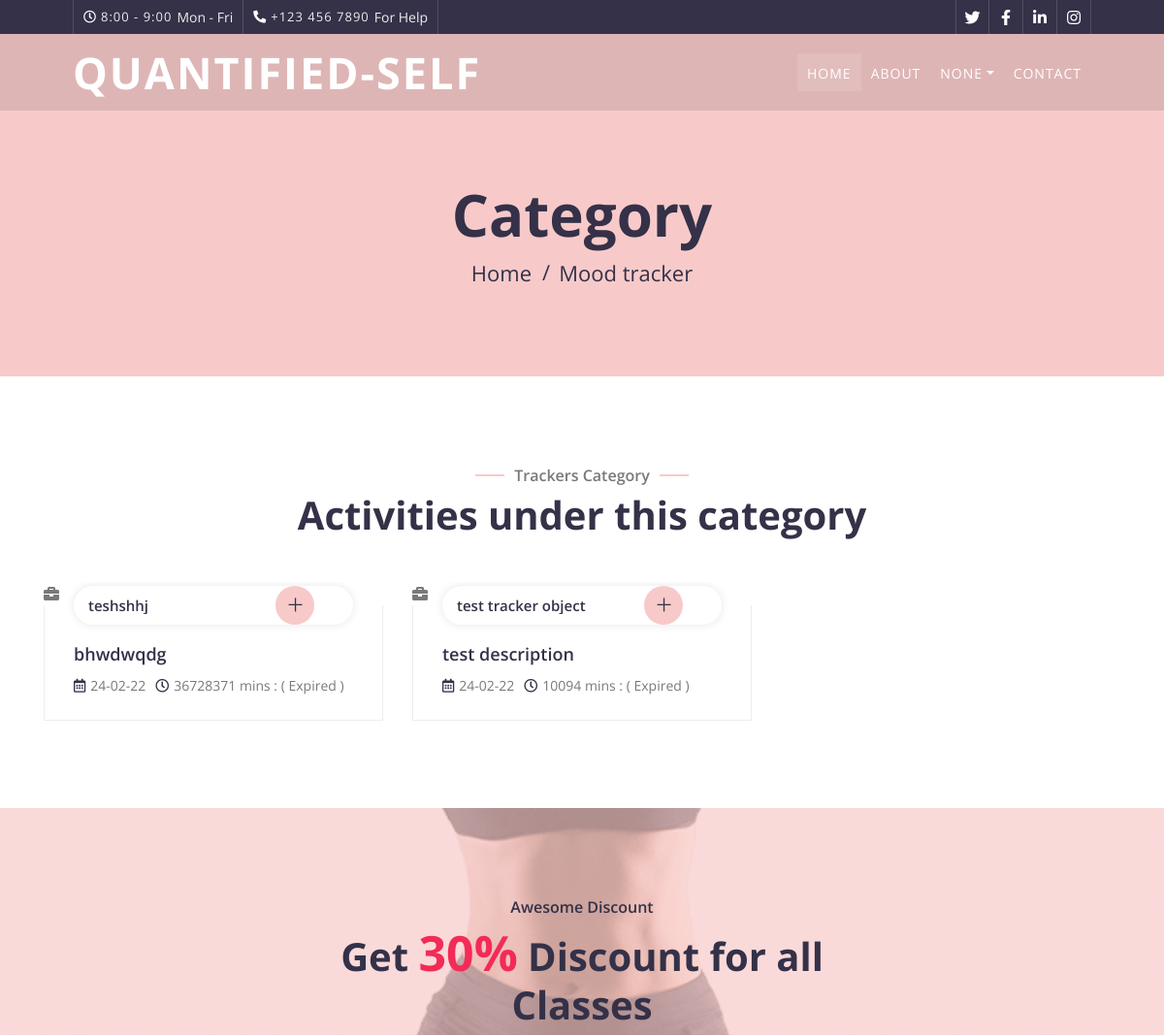
Before: /category/1 (signed in, upper part) with the older database file.
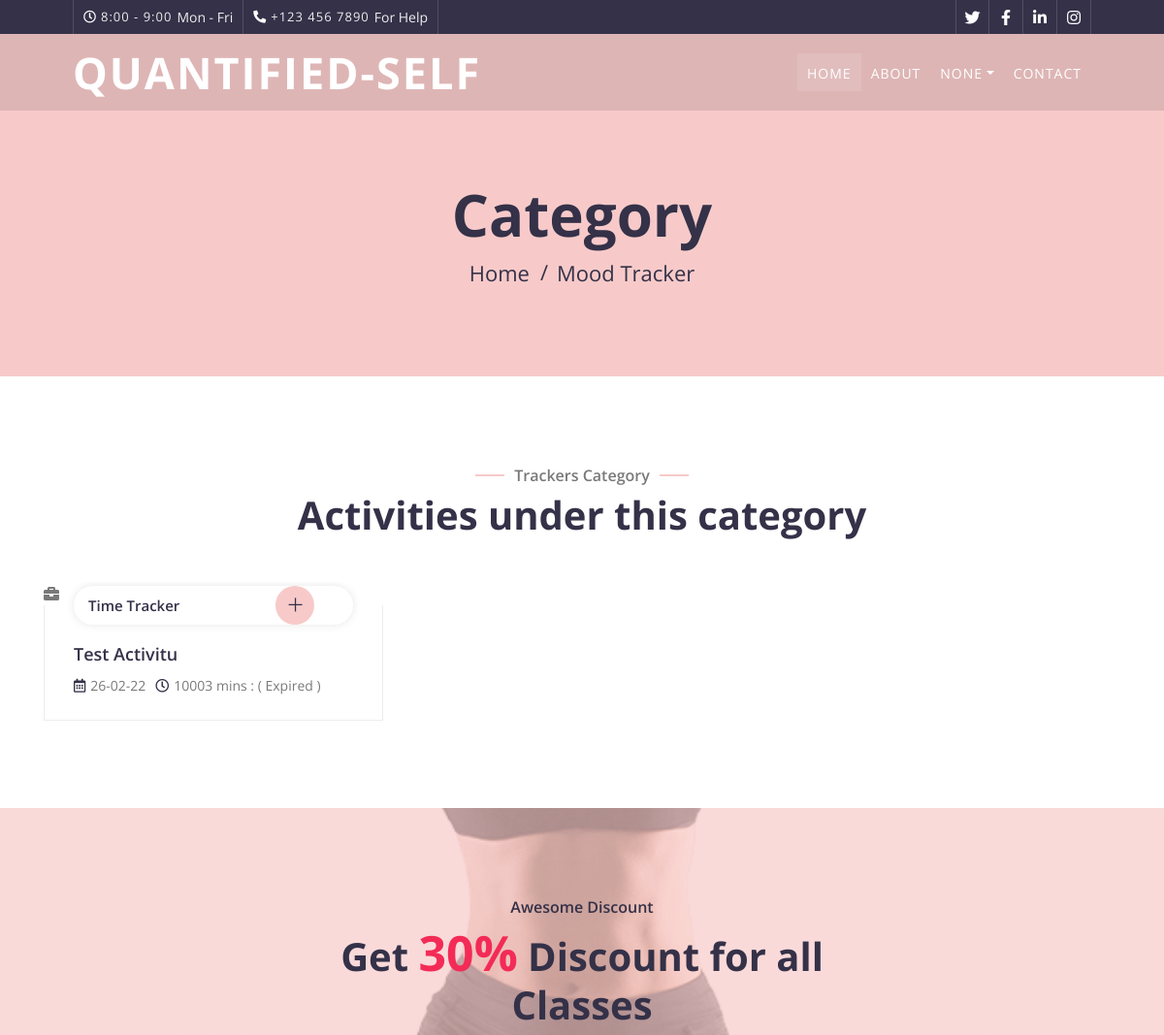
After: the same page with the newer database file.
### app/models/tracker.py (models this page shows, shortened)
class TrackerCategory(db.Model):
    __tablename__ = 'category'
    id = db.Column(db.Integer, primary_key=True, index=True)
    title = db.Column(db.String(300), unique=True)
    description = db.Column(db.Text)
    tracker = db.relationship('Tracker', backref='category', lazy='dynamic')
    created_at = db.Column(db.DateTime, default=datetime.now())
    updated_at = db.Column(db.DateTime, default=func.now())

class Tracker(db.Model):
    __tablename__ = 'tracker'
    id = db.Column(db.Integer, primary_key=True, index=True)
    title = db.Column(db.String(300))
    description = db.Column(db.Text)
    tracker_type = db.Column(db.String(100), unique=True)
    active = db.Column(db.Boolean, default=False, index=True)
    user_id = db.Column(db.Integer, db.ForeignKey('users.id', ondelete="CASCADE"))
    timestamp = db.Column(db.Integer)
    category_id = db.Column(db.Integer, db.ForeignKey('category.id'))
    created_at = db.Column(db.DateTime, default=datetime.now())
    updated_at = db.Column(db.DateTime, default=func.now())
    @property
    def archive_log(self):
        now = datetime.now()
        if now - self.updated_at > datetime.timedelta(minutes=self.timestamp):
            self.active = False
            db.session.add(self)
            db.session.commit()
            return False
        else:
            return True
    @property
    def is_active(self):
        return self.archive_log()

### app/blueprints/main/views.py (the view)
@main.route('/category/<int:category_id>/<int:page>', methods=['GET'])
@main.route('/category/<int:category_id>', defaults={'page': 1}, methods=['GET'])
@login_required
def main_category(category_id, page):
    category = TrackerCategory.query.get(category_id)
    posts = Tracker.query.filter(Tracker.category.has(id=category.id)).order_by(Tracker.created_at.desc()).paginate(page, per_page=40)
    if category and posts:
        return render_template('pages/category-detail.html',posts=posts, category=category)

### app/models/user.py (called while the page is built)
@login_manager.user_loader
def load_user(user_id):
    return User.query.get(int(user_id))

### app/templates/pages/category-detail.html (shortened to what this page needs)
{% extends "layouts/base.html" %}
{% block content %}
        <div class="page-header">
            <div class="container">
                <div class="row">
                    <div class="col-12">
                        <h2>Category</h2>
                    </div>
                    <div class="col-12">
                        <a href="/">Home</a>
                        <a href="#">{{category.title}}</a>
                    </div>
                </div>
            </div>
        </div>
        <div class="class">
            <div class="container">
                <div class="section-header text-center wow zoomIn" data-wow-delay="0.1s">
                    <p>Trackers Category</p>
                    <h2>Activities under this category</h2>
                </div>
                <div class="row class-container">
                    {% for item in posts.items %}
                    <div class="col-lg-4 col-md-6 col-sm-12 class-item filter-1 wow fadeInUp" data-wow-delay="0.0s">
                        <div class="class-wrap">
                            <div class="class-img">
                                <i class="fa fa-briefcase" alt="Image"></i>
                            </div>
                            <div class="class-text">
                                <div class="class-teacher">
                                    <h3>{{item.title}}</h3>
                                    <a href="{{url_for('main.view_tracker', tracker_id=item.id, tracker_title=item.title)}}">+</a>
                                </div>
                                <h2>{{item.description[:40]}}</h2>
                                <div class="class-meta">
                                    <p><i class="far fa-calendar-alt"></i>{{item.created_at.strftime("%d-%m-%y")}}</p>
                                    <p><i class="far fa-clock"></i>{{item.timestamp}} mins : ( {% if item.is_active %}Active {% else %} Expired {% endif %})</p>
                                </div>
                            </div>
                        </div>
                    </div>
                   {% endfor %}
                </div>
            </div>
        </div>
        <div class="discount wow zoomIn" data-wow-delay="0.1s" style="margin-bottom: 90px;">
            <div class="container">
                <div class="section-header text-center">
                    <p>Awesome Discount</p>
                    <h2>Get <span>30%</span> Discount for all Classes</h2>
                </div>
            </div>
        </div>
{% endblock %}

Changed rows visible on the page:
removed Tracker: title "teshshhj", description "bhwdwqdg", created_at "24-02-22", timestamp "36728371", shows "Expired"
changed TrackerCategory: title "Mood tracker" → "Mood Tracker"
changed Tracker: title "test tracker object" → "Time Tracker"; description "test description" → "Test Activitu"; created_at "24-02-22" → "26-02-22"; timestamp "10094" → "10003"
